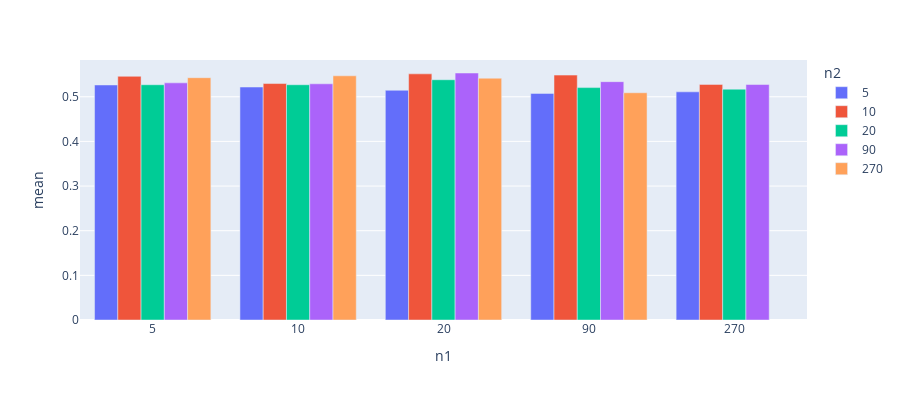

Source (notebook cell):
### Code cell
# bar plot for m = 1
print("Mean Prediction Accuracy for n1,n2, m = 1")
m_0msk = df_result['m'] == 1
m_0df = df_result[m_0msk]


import plotly.express as px
df = m_0df
fig = px.bar(df, x="n1", y="mean",
             color='n2', barmode='group',
             height=400)
fig.show()

### Figure 1 — Plotly figure (JSON) as saved in the notebook; plotly's stock layout.template omitted (floating-point values rounded to 4 significant figures)
{"data": [{"alignmentgroup": "True", "hovertemplate": "n2=5<br>n1=%{x}<br>mean=%{y}<extra></extra>", "legendgroup": "5", "marker": {"color": "#636efa", "pattern": {"shape": ""}}, "name": "5", "offsetgroup": "5", "orientation": "v", "showlegend": true, "textposition": "auto", "type": "bar", "x": ["5", "10", "20", "90", "270"], "xaxis": "x", "y": [0.5264, 0.5218, 0.5145, 0.5075, 0.511], "yaxis": "y"}, {"alignmentgroup": "True", "hovertemplate": "n2=10<br>n1=%{x}<br>mean=%{y}<extra></extra>", "legendgroup": "10", "marker": {"color": "#EF553B", "pattern": {"shape": ""}}, "name": "10", "offsetgroup": "10", "orientation": "v", "showlegend": true, "textposition": "auto", "type": "bar", "x": ["5", "10", "20", "90", "270"], "xaxis": "x", "y": [0.5458, 0.5296, 0.5513, 0.5485, 0.5277], "yaxis": "y"}, {"alignmentgroup": "True", "hovertemplate": "n2=20<br>n1=%{x}<br>mean=%{y}<extra></extra>", "legendgroup": "20", "marker": {"color": "#00cc96", "pattern": {"shape": ""}}, "name": "20", "offsetgroup": "20", "orientation": "v", "showlegend": true, "textposition": "auto", "type": "bar", "x": ["5", "10", "20", "90", "270"], "xaxis": "x", "y": [0.5269, 0.5269, 0.5381, 0.5205, 0.517], "yaxis": "y"}, {"alignmentgroup": "True", "hovertemplate": "n2=90<br>n1=%{x}<br>mean=%{y}<extra></extra>", "legendgroup": "90", "marker": {"color": "#ab63fa", "pattern": {"shape": ""}}, "name": "90", "offsetgroup": "90", "orientation": "v", "showlegend": true, "textposition": "auto", "type": "bar", "x": ["5", "10", "20", "90", "270"], "xaxis": "x", "y": [0.5311, 0.529, 0.5532, 0.5338, 0.5274], "yaxis": "y"}, {"alignmentgroup": "True", "hovertemplate": "n2=270<br>n1=%{x}<br>mean=%{y}<extra></extra>", "legendgroup": "270", "marker": {"color": "#FFA15A", "pattern": {"shape": ""}}, "name": "270", "offsetgroup": "270", "orientation": "v", "showlegend": true, "textposition": "auto", "type": "bar", "x": ["5", "10", "20", "90"], "xaxis": "x", "y": [0.5427, 0.5469, 0.5416, 0.509], "yaxis": "y"}], "layout": {"barmode": "group", "height": 400, "legend": {"title": {"text": "n2"}, "tracegroupgap": 0}, "margin": {"t": 60}, "xaxis": {"anchor": "y", "domain": [0, 1], "title": {"text": "n1"}}, "yaxis": {"anchor": "x", "domain": [0, 1], "title": {"text": "mean"}}}}
